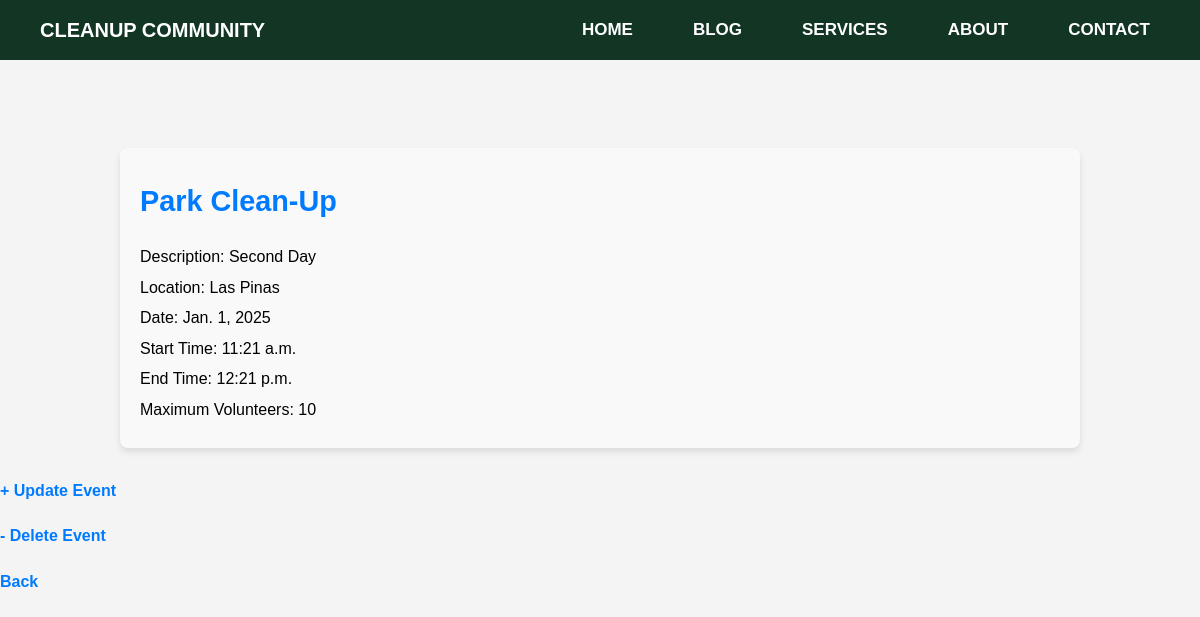
Screenshot of /event/17 with the database file from the repository.
### app/models.py (models this page shows, shortened)
class Event(models.Model):
    title = models.CharField(max_length=100)
    description = models.TextField(max_length =300)
    location = models.CharField(max_length=255)
    event_date = models.DateField()
    start_time = models.TimeField()
    end_time = models.TimeField()
    max_volunteers = models.IntegerField()

### app/views.py (the view)
# urls.py: path('event/<int:pk>', EventDetailView.as_view(), name='event_detail'),
class EventDetailView(DetailView):
    model = Event
    context_object_name = 'Events'
    template_name = 'app/event_detail.html'

### app/templates/app/event_detail.html (shortened to what this page needs)
{% include 'app/base.html' %}
{% load static %}
{% block content %}
<link rel="stylesheet" href="{% static 'css/event_detail.css' %}">
<div class="post-entry">
    <h2><a href=""> {{Events.title}}</a> </h2>
    <p>Description: {{Events.description}}</p>
    <p>Location:  {{Events.location}}</p>
    <p>Date:        {{Events.event_date}}</p>
    <p>Start Time:  {{Events.start_time}}</p>
    <p>End Time:    {{Events.end_time}}</p>
    <p>Maximum Volunteers: {{Events.max_volunteers}}</p>
</div>
    <a href="{% url 'event_update' object.pk %}">+ Update Event</a><br>
    <a href="{% url 'event_delete' object.pk %}">- Delete Event</a><br>
    <a href="/services">Back</a>
{% endblock content %}

### static/css/navbar.css (style rules this page uses)
* { padding: 0; margin: 0; text-decoration: none; list-style: none; box-sizing: border-box; }
body { font-family: Montserrat, sans-serif; background-color: #f4f4f4; }

### static/css/event_detail.css (style rules this page uses)
body { font-family: 'Arial', sans-serif; margin: 0; padding: 0; line-height: 1.6; }
.post-entry { background-color: #f9f9f9; padding: 20px; margin: 20px auto; width: 80%; border-radius: 8px; box-shadow: 0 4px 6px rgba(0, 0, 0, 0.1); }
h2 { font-size: 1.8rem; margin-bottom: 10px; color: #333; }
p { font-size: 1rem; margin: 5px 0; }
a { display: inline-block; margin: 10px 0; text-decoration: none; color: #007bff; font-weight: bold; }

### rows the page displays
Event: title "Park Clean-Up", description "Second Day", location "Las Pinas", event_date "Jan. 1, 2025", start_time "11:21 a.m.", end_time "12:21 p.m.", max_volunteers "10"
